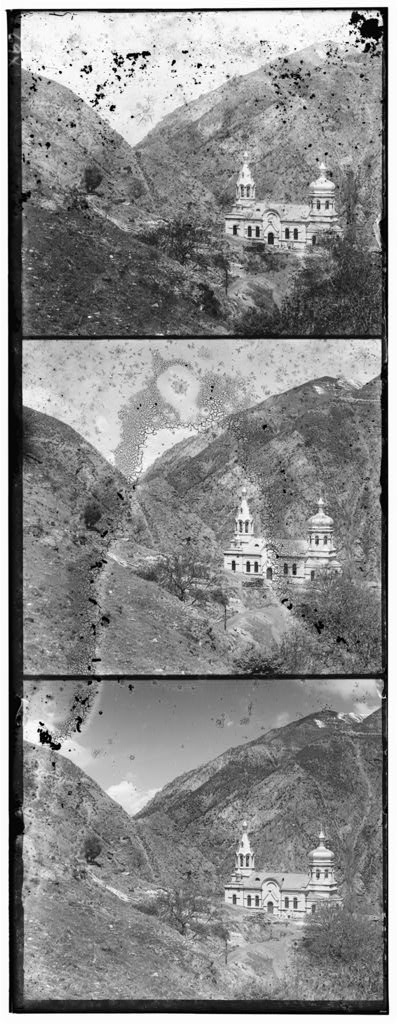
#> input picture resimler/1.jpg, 398 x 1024 px, found by its file name; its folder holds only this picture in this run
$ python main.py   (older library calls are emulated)
#> lines starting #> are read from the running program, lines starting #| are printed output that depends on the picture
### kodlar/utils.py
import numpy as np
import cv2

def split_image(image):
    """
    Giriş görüntüsünü yukaridan aşağiya B, G, R kanallarina (üç eşit parçaya) böler.
    """
    h = image.shape[0] // 3
    blue = image[0:h, :]
    green = image[h:2*h, :]
    red = image[2*h:3*h, :]
    return blue, green, red

def auto_crop(image):
    """
    Görüntünün kenarlarindaki renkli veya siyah çerçeveleri otomatik olarak kirpar.
    Renk kanallarindaki standart sapmayi analiz eder.
    """
    # Görüntünün kanallarını ayırdım
    b, g, r = cv2.split(image)


    threshold = 5

    # Mavi kanal için sınırlar
    y_start_b = 0
    for i, row in enumerate(b):
        if np.std(row) > threshold: y_start_b = i; break
    y_end_b = b.shape[0]
    for i, row in enumerate(reversed(b)):
        if np.std(row) > threshold: y_end_b = b.shape[0] - i; break
    x_start_b = 0
    for i, col in enumerate(b.T):
        if np.std(col) > threshold: x_start_b = i; break
    x_end_b = b.shape[1]
    for i, col in enumerate(reversed(b.T)):
        if np.std(col) > threshold: x_end_b = b.shape[1] - i; break

    # Yeşil kanal için sınırlar
    y_start_g = 0
    for i, row in enumerate(g):
        if np.std(row) > threshold: y_start_g = i; break
    y_end_g = g.shape[0]
    for i, row in enumerate(reversed(g)):
        if np.std(row) > threshold: y_end_g = g.shape[0] - i; break
    x_start_g = 0
    for i, col in enumerate(g.T):
        if np.std(col) > threshold: x_start_g = i; break
    x_end_g = g.shape[1]
    for i, col in enumerate(reversed(g.T)):
        if np.std(col) > threshold: x_end_g = g.shape[1] - i; break

    # Kırmızı kanal için sınırlar
    y_start_r = 0
    for i, row in enumerate(r):
        if np.std(row) > threshold: y_start_r = i; break
    y_end_r = r.shape[0]
    for i, row in enumerate(reversed(r)):
        if np.std(row) > threshold: y_end_r = r.shape[0] - i; break
    x_start_r = 0
    for i, col in enumerate(r.T):
        if np.std(col) > threshold: x_start_r = i; break
    x_end_r = r.shape[1]
    for i, col in enumerate(reversed(r.T)):
        if np.std(col) > threshold: x_end_r = r.shape[1] - i; break

    # Üç kanalın bulduğu sınırlardan en içeride olanlar

    y_start = max(y_start_b, y_start_g, y_start_r)
    y_end = min(y_end_b, y_end_g, y_end_r)
    x_start = max(x_start_b, x_start_g, x_start_r)
    x_end = min(x_end_b, x_end_g, x_end_r)

    # Bulunan koordinatlara göre orijinal renkli görüntüyü kırptım.
    cropped_image = image[y_start:y_end, x_start:x_end]

    print(f"  Yeni yöntemle otomatik kirpma yapildi. Orijinal: {image.shape}, Kirpilmiş: {cropped_image.shape}")
    return cropped_image

### kodlar/alignment.py
import numpy as np
import cv2

def ssd_metric(img1, img2):

    #İki görüntü arasındaki SSD  değerini hesapladım.


    return np.sum((img1.astype("float") - img2.astype("float"))**2)

def align_channels(base_channel, align_channel, search_range):


    min_ssd = -1
    best_shift = (0, 0)

    # Kenarları %10 kırparak karşılaştırmayı denedim.
    h, w = base_channel.shape
    crop_y = int(h * 0.1)
    crop_x = int(w * 0.1)
    base_cropped = base_channel[crop_y : h - crop_y, crop_x : w - crop_x]


    for dy in range(-search_range, search_range + 1):
        for dx in range(-search_range, search_range + 1):

            # Hizalanacak kanalı (dx, dy) kadar kaydırmak
            shifted_align = np.roll(np.roll(align_channel, dy, axis=0), dx, axis=1)

            # Kaydırılmış kanalı da aynı şekilde kırptım.
            shifted_cropped = shifted_align[crop_y : h - crop_y, crop_x : w - crop_x]

            # SSD değerini hesaplamak için yukarıdaki ssd_metric fonksiyonunu çağır
            current_ssd = ssd_metric(base_cropped, shifted_cropped)

            # En iyi sonucu (en düşük SSD'yi) bulduysak kaydet
            if min_ssd == -1 or current_ssd < min_ssd:
                min_ssd = current_ssd
                best_shift = (dx, dy)

    return best_shift
def align_channels_ncc(base_channel, align_channel, search_range):


    max_ncc = -2
    best_shift = (0, 0)

    h, w = base_channel.shape
    crop_y = int(h * 0.1)
    crop_x = int(w * 0.1)
    base_cropped = base_channel[crop_y : h - crop_y, crop_x : w - crop_x]

    print("NCC ile hizalama için arama başliyor.")

    for dy in range(-search_range, search_range + 1):
        for dx in range(-search_range, search_range + 1):

            shifted_align = np.roll(np.roll(align_channel, dy, axis=0), dx, axis=1)
            shifted_cropped = shifted_align[crop_y : h - crop_y, crop_x : w - crop_x]


            current_ncc = ncc_metric(base_cropped, shifted_cropped)


            if current_ncc > max_ncc:
                max_ncc = current_ncc
                best_shift = (dx, dy)

    print(f"Arama bitti. En iyi kaydirma: {best_shift}, Maksimum NCC: {max_ncc:.4f}")
    return best_shift
def ncc_metric(img1, img2):

    def ncc_metric(img1, img2):
        """NCC (Normalized Cross-Correlation) metriğini hesaplar."""

    img1_float = img1.astype("float")
    img2_float = img2.astype("float")


    mean1 = np.mean(img1_float)
    mean2 = np.mean(img2_float)


    norm_img1 = img1_float - mean1
    norm_img2 = img2_float - mean2


    numerator = np.sum(norm_img1 * norm_img2)


    denominator = np.sqrt(np.sum(norm_img1**2) * np.sum(norm_img2**2))


    if denominator == 0:
        return 0


    return numerator / denominator
    import cv2

def pyramid_align(base_image, align_image, level=3, search_range=5):


    if level == 0 or base_image.shape[0] < 50 or base_image.shape[1] < 50:

        return align_channels(base_image, align_image, 15)


    next_base = cv2.resize(base_image, (base_image.shape[1] // 2, base_image.shape[0] // 2), interpolation=cv2.INTER_LINEAR)
    next_align = cv2.resize(align_image, (align_image.shape[1] // 2, align_image.shape[0] // 2), interpolation=cv2.INTER_LINEAR)


    sub_level_shift = pyramid_align(next_base, next_align, level - 1, search_range)


    estimated_shift = (sub_level_shift[0] * 2, sub_level_shift[1] * 2)


    shifted_align_image = np.roll(align_image, estimated_shift[1], axis=0)
    shifted_align_image = np.roll(shifted_align_image, estimated_shift[0], axis=1)


    refinement_shift = align_channels(base_image, shifted_align_image, search_range)


    final_shift = (estimated_shift[0] + refinement_shift[0], estimated_shift[1] + refinement_shift[1])

    return final_shift

### kodlar/enhancement.py
import numpy as np
import cv2

def equalize_histogram(image):


    img_ycrcb = cv2.cvtColor(image, cv2.COLOR_BGR2YCrCb)

    y, cr, cb = cv2.split(img_ycrcb)


    y_equalized = cv2.equalizeHist(y)


    equalized_img_ycrcb = cv2.merge([y_equalized, cr, cb])


    final_image = cv2.cvtColor(equalized_img_ycrcb, cv2.COLOR_YCrCb2BGR)

    return final_image
def adjust_gamma(image, gamma=1.0):
    """
    Gama düzeltmesi kullanarak görüntünün parlaklığını ayarlar.
    gamma < 1.0 -> Görüntüyü aydınlatır
    gamma > 1.0 -> Görüntüyü karartır
    gamma = 1.0 -> Görüntü değişmez
    """

    invGamma = 1.0 / gamma
    table = np.array([((i / 255.0) ** invGamma) * 255 for i in np.arange(0, 256)]).astype("uint8")


    return cv2.LUT(image, table)
def sharpen_laplacian(image):
    """
    Laplasyen filtresi kullanarak görüntüyü keskinleştirir.
    """

    laplacian = cv2.Laplacian(image, ddepth=cv2.CV_64F)


    sharpened_laplacian = cv2.convertScaleAbs(laplacian)


    sharpened_image = cv2.addWeighted(image, 1.5, sharpened_laplacian, -0.5, 0)

    return sharpened_image

### kodlar/main.py
import cv2
import numpy as np
import os
import time
from alignment import align_channels, align_channels_ncc, pyramid_align
from enhancement import equalize_histogram, adjust_gamma, sharpen_laplacian
from utils import auto_crop, split_image

if __name__ == '__main__':
    data_folder = 'resimler/'
    results_folder = 'sonuç/'
    if not os.path.exists(results_folder): os.makedirs(results_folder)

    image_filenames = os.listdir(data_folder)

    for filename in image_filenames:
        if not (filename.lower().endswith('.jpg') or filename.lower().endswith('.tif')):
            continue

        print(f"--- {filename} işleniyor... ---")
        image_path = os.path.join(data_folder, filename)
        image = cv2.imread(image_path, 0)
#> image is the input picture: shape (1024, 398); min 0, max 255, mean 138.2

        if image is not None:
            base_filename = os.path.splitext(filename)[0]
            blue, green, red = split_image(image)

            # 1. Hizalanmamış Görüntü
            unaligned_image = cv2.merge([blue, green, red])
            cv2.imwrite(os.path.join(results_folder, f'{base_filename}_1_hizalanmamis.jpg'), unaligned_image)

            # 2. SSD ile Hizalama
            start_time_ssd = time.time()
            shift_g_ssd, shift_r_ssd = align_channels(blue, green, 15), align_channels(blue, red, 15)
#> in align_channels, `base_cropped = base_channel[crop_y : h - crop_y, crop_x : w - crop_x]`:
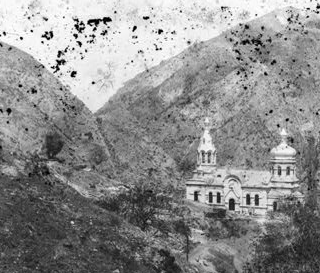
#> base_cropped: shape (273, 320); min 0, max 255, mean 141.7
#> after the loop in align_channels, `for dy in range(-search_range, search_range + 1):`: best_shift = (1, 6); min_ssd = 188412725
#> shift_g_ssd = (1, 6); shift_r_ssd = (1, 13)
            end_time_ssd = time.time()
            elapsed_time_ssd = end_time_ssd - start_time_ssd
            aligned_image_ssd = cv2.merge([blue, np.roll(np.roll(green, shift_g_ssd[1], axis=0), shift_g_ssd[0], axis=1), np.roll(np.roll(red, shift_r_ssd[1], axis=0), shift_r_ssd[0], axis=1)])
            cv2.imwrite(os.path.join(results_folder, f'{base_filename}_2_hizalanmis_ssd.jpg'), aligned_image_ssd)
            print(f"  SSD Sonuçlari: Yeşil={shift_g_ssd}, Kirmizi={shift_r_ssd}, Süre={elapsed_time_ssd:.2f}s")
#|   SSD Sonuçlari: Yeşil=(1, 6), Kirmizi=(1, 13), Süre=0.42s

            # 3. NCC ile Hizalama
            start_time_ncc = time.time()
            shift_g_ncc, shift_r_ncc = align_channels_ncc(blue, green, 15), align_channels_ncc(blue, red, 15)
#> the loop in align_channels_ncc, `for dy in range(-search_range, search_range + 1):` made 31 passes
#> pass 1, in ncc_metric, `img2_float = img2.astype("float")`:
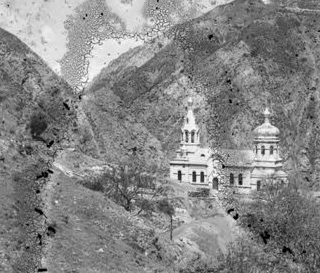
#> img2_float: shape (273, 320) float64; min 0, max 255, mean 134.2
#| Arama bitti. En iyi kaydirma: (1, 6), Maksimum NCC: 0.6431
#| Arama bitti. En iyi kaydirma: (1, 13), Maksimum NCC: 0.4338
            end_time_ncc = time.time()
            elapsed_time_ncc = end_time_ncc - start_time_ncc
            aligned_image_ncc = cv2.merge([blue, np.roll(np.roll(green, shift_g_ncc[1], axis=0), shift_g_ncc[0], axis=1), np.roll(np.roll(red, shift_r_ncc[1], axis=0), shift_r_ncc[0], axis=1)])
            cv2.imwrite(os.path.join(results_folder, f'{base_filename}_3_hizalanmis_ncc.jpg'), aligned_image_ncc)
            print(f"  NCC Sonuçlari: Yeşil={shift_g_ncc}, Kırmızı={shift_r_ncc}, Süre={elapsed_time_ncc:.2f}s")
#|   NCC Sonuçlari: Yeşil=(1, 6), Kırmızı=(1, 13), Süre=1.13s

            #  PİRAMİT İLE HIZLI HİZALAMA
            print("\n  --- Bonus: Piramit Tabanli Hizalama ---")
            start_time_pyr = time.time()
            shift_g_pyr = pyramid_align(blue, green)
            shift_r_pyr = pyramid_align(blue, red)
            end_time_pyr = time.time()
            elapsed_time_pyr = end_time_pyr - start_time_pyr

            shifted_green_pyr = np.roll(np.roll(green, shift_g_pyr[1], axis=0), shift_g_pyr[0], axis=1)
            shifted_red_pyr = np.roll(np.roll(red, shift_r_pyr[1], axis=0), shift_r_pyr[0], axis=1)
            aligned_image_pyr = cv2.merge([blue, shifted_green_pyr, shifted_red_pyr])
            cv2.imwrite(os.path.join(results_folder, f'{base_filename}_8_aligned_pyramid.jpg'), aligned_image_pyr)
            print(f"  Piramit Sonuçlari: Yeşil={shift_g_pyr}, Kirmizi={shift_r_pyr}, Süre={elapsed_time_pyr:.2f}s")
#|   Piramit Sonuçlari: Yeşil=(1, 6), Kirmizi=(1, 13), Süre=0.30s


            # 4. Otomatik Kırpma (SSD sonucunu baz aldım.)
            # --- OTOMATİK KIRPMA ---
        print("  Otomatik kirpma uygulaniyor...")

        cropped_image = auto_crop(aligned_image_ssd)
#> the loop in auto_crop, `for i, row in enumerate(b):` made 8 passes
#> the loop in auto_crop, `for i, row in enumerate(reversed(b)):` made 1 pass
#> the loop in auto_crop, `for i, col in enumerate(b.T):` made 6 passes
#> the loop in auto_crop, `for i, col in enumerate(reversed(b.T)):` made 10 passes
#> the loop in auto_crop, `for i, row in enumerate(g):` made 1 pass
#> the loop in auto_crop, `for i, row in enumerate(reversed(g)):` made 1 pass
#> the loop in auto_crop, `for i, col in enumerate(g.T):` made 9 passes
#> the loop in auto_crop, `for i, col in enumerate(reversed(g.T)):` made 9 passes
#> the loop in auto_crop, `for i, row in enumerate(r):` made 1 pass
#> the loop in auto_crop, `for i, row in enumerate(reversed(r)):` made 1 pass
#> the loop in auto_crop, `for i, col in enumerate(r.T):` made 10 passes
#> the loop in auto_crop, `for i, col in enumerate(reversed(r.T)):` made 8 passes
#|   Yeni yöntemle otomatik kirpma yapildi. Orijinal: (341, 398, 3), Kirpilmiş: (334, 380, 3)
        cv2.imwrite(os.path.join(results_folder, f'{base_filename}_7_kirpilmis.jpg'), cropped_image)

         # 5. Görüntü İyileştirme
        hist_image = equalize_histogram(cropped_image)
#> in equalize_histogram, `final_image = cv2.cvtColor(equalized_img_ycrcb, cv2.COLOR_YCrCb2BGR)`:
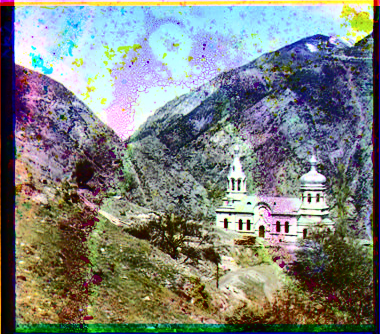
#> final_image: shape (334, 380, 3); mean B, G, R 126, 129.8, 125.8
        cv2.imwrite(os.path.join(results_folder, f'{base_filename}_4_iyilestirilmis_hist.jpg'), hist_image)

        gamma_image = adjust_gamma(cropped_image, gamma=0.75)
#> in adjust_gamma, `return cv2.LUT(image, table)`:
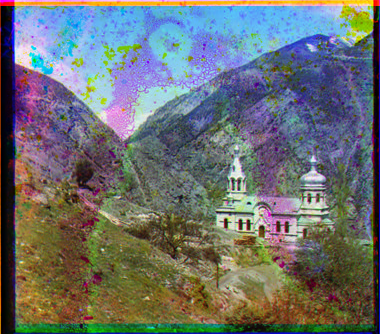
#> returned value: shape (334, 380, 3); mean of channels 0, 1, 2 112.9, 112, 107.8; drawn as B, G, R
        cv2.imwrite(os.path.join(results_folder, f'{base_filename}_5_iyilestirilmis_gamma.jpg'), gamma_image)

        laplacian_image = sharpen_laplacian(cropped_image)
#> in sharpen_laplacian, `laplacian = cv2.Laplacian(image, ddepth=cv2.CV_64F)`:
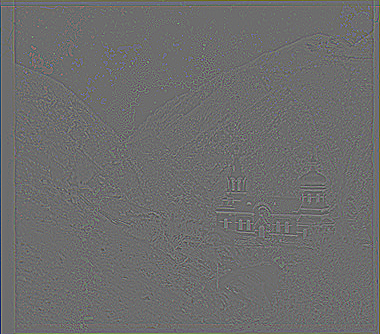
#> laplacian: shape (334, 380, 3) float64; mean of channels 0, 1, 2 -1, -0.1, -0.4; drawn with min black and max white
#> in sharpen_laplacian, `sharpened_laplacian = cv2.convertScaleAbs(laplacian)`:
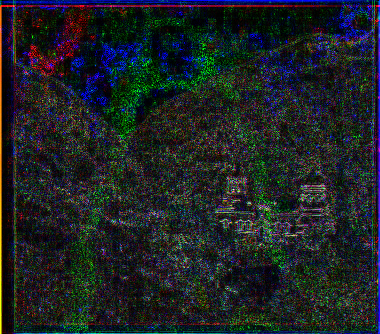
#> sharpened_laplacian: shape (334, 380, 3); mean of channels 0, 1, 2 37.2, 35, 29.6; drawn as B, G, R
#> in sharpen_laplacian, `sharpened_image = cv2.addWeighted(image, 1.5, sharpened_laplacian, -0...`:
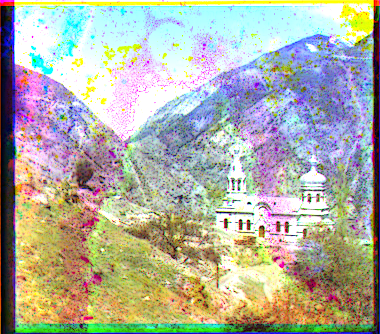
#> sharpened_image: shape (334, 380, 3); mean of channels 0, 1, 2 163.5, 176.4, 176.1; drawn as B, G, R
        cv2.imwrite(os.path.join(results_folder, f'{base_filename}_6_iyilestirilmis_laplacian.jpg'), laplacian_image)

        print(f"  '{filename}' için tüm sonuçlar '{results_folder}' klasörüne kaydedildi.\n")

    print("--- TÜM GÖRÜNTÜLERİN İŞLENMESİ TAMAMLANDI ---")

$ run again, on resimler/13.jpg
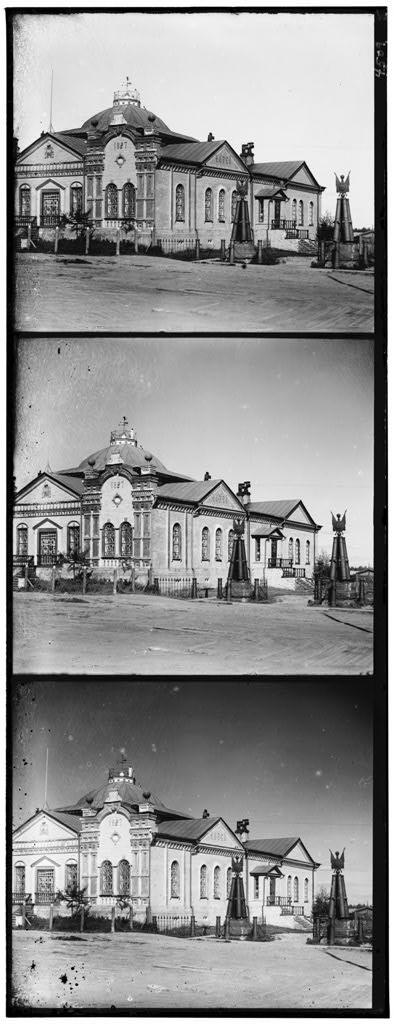
#> input picture resimler/13.jpg, 394 x 1024 px, found by its file name
#> image is the input picture: shape (1024, 394); min 0, max 255, mean 144.3
#> after the loop in align_channels, `for dy in range(-search_range, search_range + 1):`: best_shift = (3, 2); min_ssd = 122224360
#> shift_g_ssd = (3, 2); shift_r_ssd = (5, 5)
#|   SSD Sonuçlari: Yeşil=(3, 2), Kirmizi=(5, 5), Süre=0.43s
#> the loop in align_channels_ncc, `for dy in range(-search_range, search_range + 1):` made 31 passes
#> pass 1, in ncc_metric, `img2_float = img2.astype("float")`:
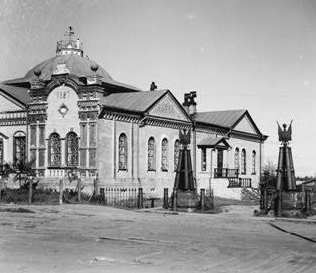
#> img2_float: shape (273, 316) float64; min 0, max 255, mean 156.9
#| Arama bitti. En iyi kaydirma: (3, 2), Maksimum NCC: 0.8501
#| Arama bitti. En iyi kaydirma: (5, 5), Maksimum NCC: 0.0808
#|   NCC Sonuçlari: Yeşil=(3, 2), Kırmızı=(5, 5), Süre=1.24s
#> next_base: shape (85, 98)
#> next_align: shape (85, 98)
#> next_base: shape (42, 49)
#> next_align: shape (42, 49)
#> base_cropped: shape (34, 41)
#> base_cropped: shape (69, 80)
#> base_cropped: shape (136, 159)
#> next_align: shape (170, 197)
#> next_align: shape (85, 98)
#> next_align: shape (42, 49)
#|   Piramit Sonuçlari: Yeşil=(3, 2), Kirmizi=(26, -107), Süre=0.30s
#> the loop in auto_crop, `for i, row in enumerate(b):` made 7 passes
#> the loop in auto_crop, `for i, row in enumerate(reversed(b)):` made 1 pass
#> the loop in auto_crop, `for i, col in enumerate(b.T):` made 5 passes
#> the loop in auto_crop, `for i, col in enumerate(reversed(b.T)):` made 7 passes
#> the loop in auto_crop, `for i, row in enumerate(g):` made 1 pass
#> the loop in auto_crop, `for i, row in enumerate(reversed(g)):` made 1 pass
#> the loop in auto_crop, `for i, col in enumerate(g.T):` made 9 passes
#> the loop in auto_crop, `for i, col in enumerate(reversed(g.T)):` made 3 passes
#> the loop in auto_crop, `for i, row in enumerate(r):` made 1 pass
#> the loop in auto_crop, `for i, row in enumerate(reversed(r)):` made 1 pass
#> the loop in auto_crop, `for i, col in enumerate(r.T):` made 1 pass
#> the loop in auto_crop, `for i, col in enumerate(reversed(r.T)):` made 1 pass
#|   Yeni yöntemle otomatik kirpma yapildi. Orijinal: (341, 394, 3), Kirpilmiş: (335, 380, 3)
#> img_ycrcb: shape (335, 380, 3); mean of channels 0, 1, 2 141.4, 116, 134
#> equalized_img_ycrcb: shape (335, 380, 3); mean of channels 0, 1, 2 128.3, 116, 134
#> in equalize_histogram, `final_image = cv2.cvtColor(equalized_img_ycrcb, cv2.COLOR_YCrCb2BGR)`:
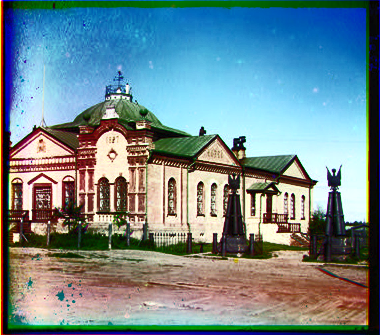
#> final_image: shape (335, 380, 3); mean B, G, R 139.9, 134.9, 112.4

$ run again, on resimler/14.jpg
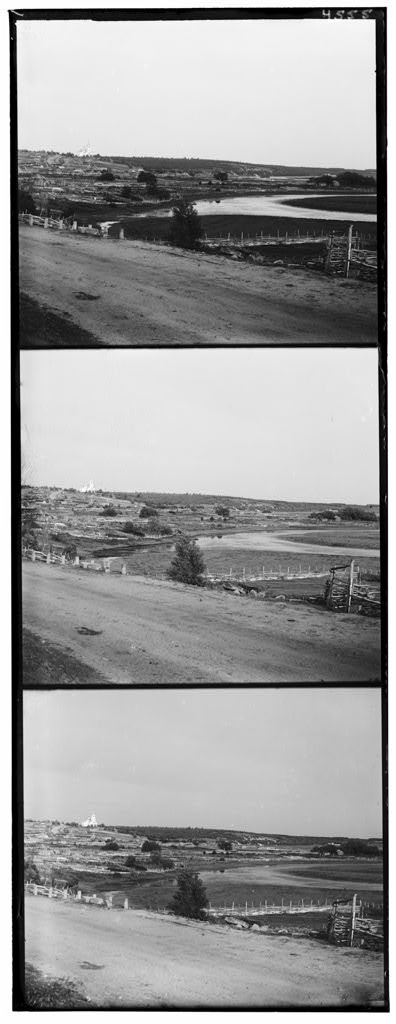
#> input picture resimler/14.jpg, 396 x 1024 px, found by its file name
#> image is the input picture: shape (1024, 396); min 0, max 255, mean 153.7
#> after the loop in align_channels, `for dy in range(-search_range, search_range + 1):`: best_shift = (-2, 6); min_ssd = 102513083
#> shift_g_ssd = (-2, 6); shift_r_ssd = (-4, 13)
#|   SSD Sonuçlari: Yeşil=(-2, 6), Kirmizi=(-4, 13), Süre=0.41s
#> the loop in align_channels_ncc, `for dy in range(-search_range, search_range + 1):` made 31 passes
#> pass 1, in ncc_metric, `img2_float = img2.astype("float")`:
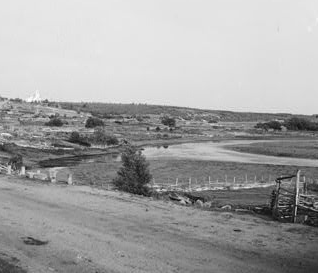
#> img2_float: shape (273, 318) float64; min 7, max 255, mean 162.2
#| Arama bitti. En iyi kaydirma: (-2, 6), Maksimum NCC: 0.9657
#| Arama bitti. En iyi kaydirma: (-4, 13), Maksimum NCC: 0.8528
#|   NCC Sonuçlari: Yeşil=(-2, 6), Kırmızı=(-4, 13), Süre=1.11s
#> next_base: shape (85, 99)
#> next_align: shape (85, 99)
#> next_base: shape (42, 49)
#> next_align: shape (42, 49)
#> base_cropped: shape (34, 41)
#> base_cropped: shape (69, 81)
#> base_cropped: shape (136, 160)
#> next_align: shape (170, 198)
#> next_align: shape (85, 99)
#> next_align: shape (42, 49)
#|   Piramit Sonuçlari: Yeşil=(-2, 6), Kirmizi=(-4, 13), Süre=0.29s
#> the loop in auto_crop, `for i, row in enumerate(b):` made 7 passes
#> the loop in auto_crop, `for i, row in enumerate(reversed(b)):` made 1 pass
#> the loop in auto_crop, `for i, col in enumerate(b.T):` made 8 passes
#> the loop in auto_crop, `for i, col in enumerate(reversed(b.T)):` made 9 passes
#> the loop in auto_crop, `for i, row in enumerate(g):` made 1 pass
#> the loop in auto_crop, `for i, row in enumerate(reversed(g)):` made 1 pass
#> the loop in auto_crop, `for i, col in enumerate(g.T):` made 9 passes
#> the loop in auto_crop, `for i, col in enumerate(reversed(g.T)):` made 10 passes
#> the loop in auto_crop, `for i, row in enumerate(r):` made 1 pass
#> the loop in auto_crop, `for i, row in enumerate(reversed(r)):` made 1 pass
#> the loop in auto_crop, `for i, col in enumerate(r.T):` made 8 passes
#> the loop in auto_crop, `for i, col in enumerate(reversed(r.T)):` made 11 passes
#|   Yeni yöntemle otomatik kirpma yapildi. Orijinal: (341, 396, 3), Kirpilmiş: (335, 378, 3)
#> img_ycrcb: shape (335, 378, 3); mean of channels 0, 1, 2 152.8, 125.4, 120.4
#> equalized_img_ycrcb: shape (335, 378, 3); mean of channels 0, 1, 2 128.7, 125.4, 120.4
#> in adjust_gamma, `return cv2.LUT(image, table)`:
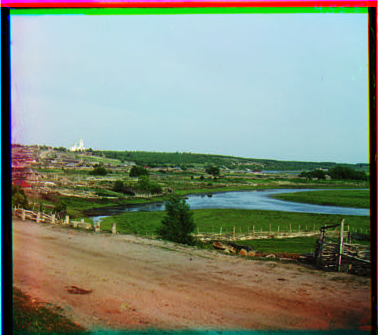
#> returned value: shape (335, 378, 3); mean of channels 0, 1, 2 124, 139.8, 130.1; drawn as B, G, R
